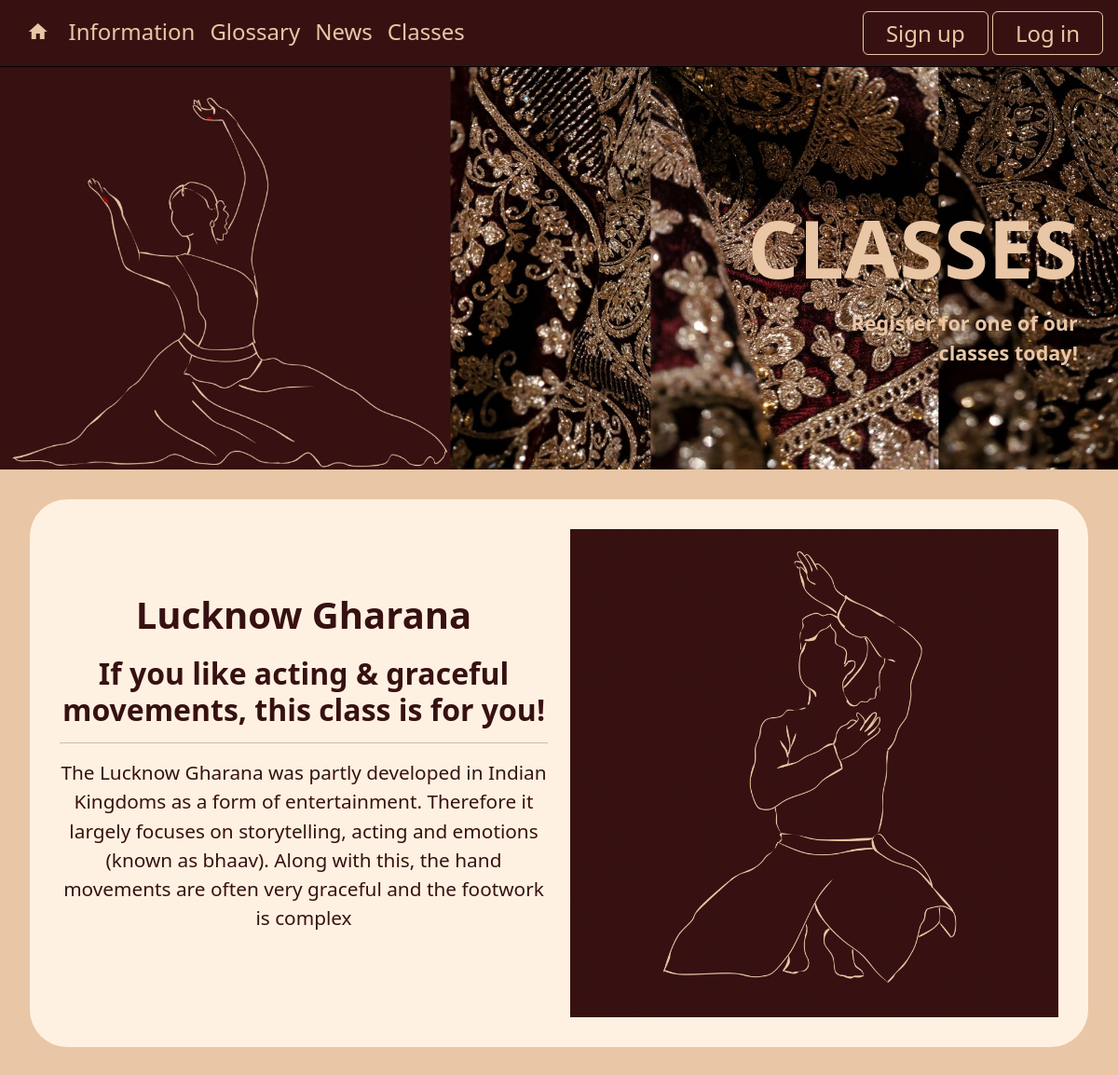
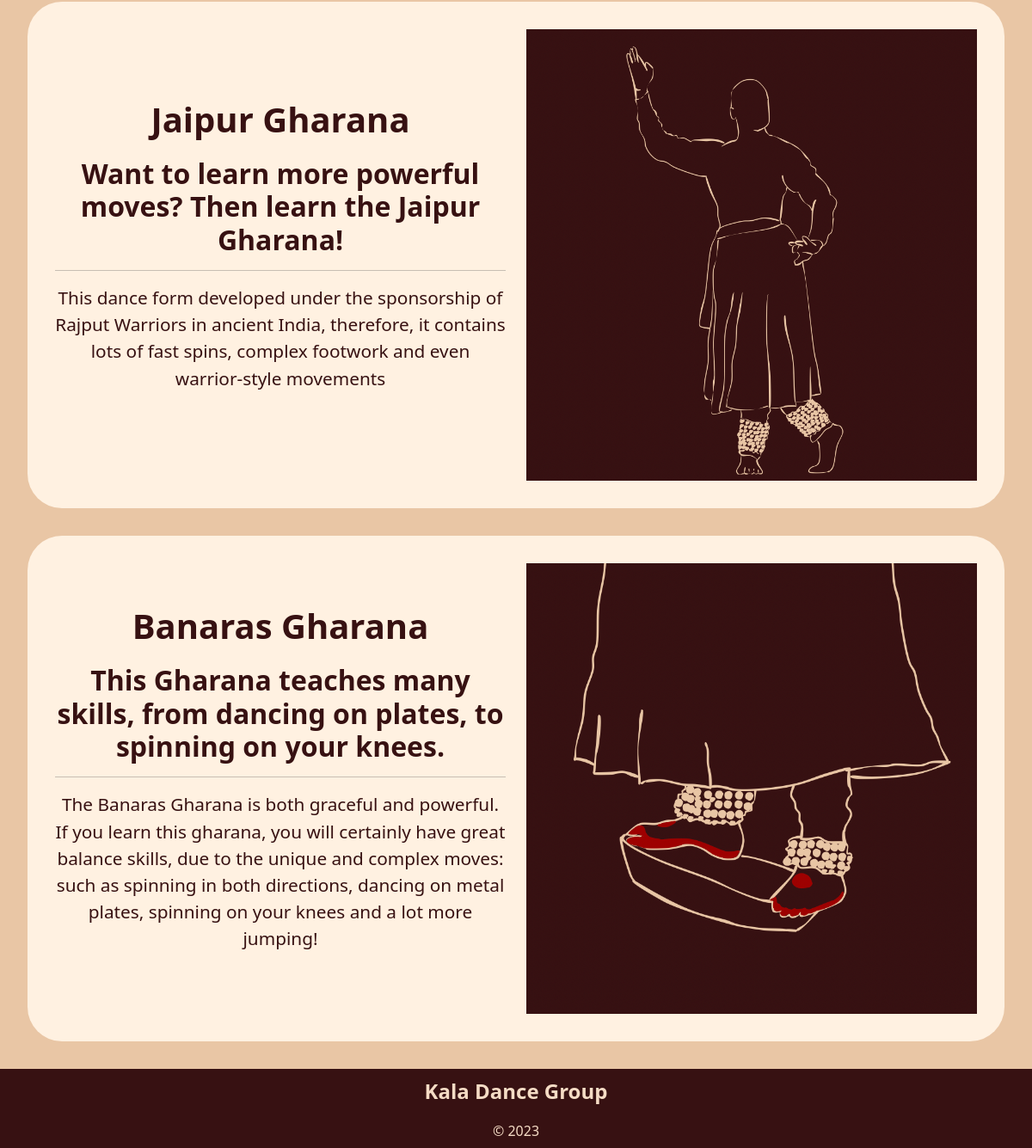
Page /classes on the committed database (2 pictures, top to bottom).
### tables this page shows
CREATE TABLE classes(
    class_id integer primary key autoincrement,
    class_title text not null unique,
    class_subtitle text not null unique,
    class_description text not null unique
);

### server.py (the view)
@app.route('/classes')
def classes():
    sql = """ select c.class_id, c.class_title, c.class_subtitle, c.class_description
     from classes c
     order by c.class_title desc;
     """
    result = run_search_query_tuples(sql, (), db_path, True)
    print(result)
    return render_template("classes.html", classes=result)

### db_function.py (called while the page is built)
def run_search_query_tuples(sql_query,values_tuple, file_path, rowfactory=False):
    result = None
    try:
        db = sqlite3.connect(file_path)
        if rowfactory:
            db.row_factory = sqlite3.Row
        cursor = db.cursor()
        cursor.execute(sql_query,values_tuple)
        result = cursor.fetchall()
        cursor.close()
    except sqlite3.Error as error:
        print("Error running search query tuples: {}".format(error))
        return None
    db.close()
    if result is None:
        print("No search values were found")
    return result

### templates/classes.html (shortened to what this page needs)
{% extends "layout.html" %}
{% block smallbanner %}
static/images/Classes.jpg
{% endblock %}
{% block smallheader %}
CLASSES
{% endblock %}
{% block smallquote %}
Register for one of our<br>
classes today!
{% endblock %}
{% block content %}
{% for row in classes %}
<div class="container_round">
    <div class="row align-items-center">
       <div class="col-lg-6">
           <h2>{{ row['class_title'] }}</h2>
            <h3>{{ row['class_subtitle'] }}</h3>
            <hr>
            <p class="big-text">{{ row['class_description'] }}</p>
           <br>
       </div>
        <div class="col-lg-6">
            {% if row['class_title'] == "Lucknow Gharana" %}
                <img class="img-fluid part-img" src="static/images/Lucknow.jpg" alt="Illustration of a dancer sitting on the ground, with one arm above their head and the other arm near their shoulder">
            {% elif row['class_title'] == "Jaipur Gharana" %}
                <img class="img-fluid part-img" src="static/images/Jaipur.jpg" alt="Illustration of a dancer with one are extended above their head, and the other arm facing downwards towards the ground">
            {% else %}
                <img class="img-fluid part-img" src="static/images/Banaras.jpg" alt="Illustration of a dancer balancing on a plate">
            {% endif %}
        </div>
   </div>
</div>
{% endfor %}
{% endblock %}

### templates/layout.html (shortened to what this page needs)
<!DOCTYPE html>
<html lang="en">
<head>
<link href="https://cdn.jsdelivr.net/npm/bootstrap@5.2.3/dist/css/bootstrap.min.css" rel="stylesheet">
<link rel="stylesheet" href="static/StyleSheet.css">
</head>
<body>
<div class="container-fluid fixed-top">
    <nav class="navbar navbar-expand-lg navbar-dark px-3 py-3.5">
    <div class="collapse navbar-collapse" id="collapsibleNavbar">
        <ul class="navbar-nav">
            <li class="nav-item">
                <a class="nav-link" href="/"><i class="material-icons">home</i></a>
            </li>
            <li class="nav-item">
                <a class="nav-link" href="/info">Information</a>
            </li>
            <li class="nav-item">
                <a class="nav-link" href="/glossary">Glossary</a>
            </li>
            <li class="nav-item">
                <a class="nav-link" href="/news">News</a>
            </li>
            <li class="nav-item">
                <a class="nav-link" href="/classes">Classes</a>
            </li>
        </ul>
        <div class="ms-auto nav-button">
            {%  if session and session['member_id'] %}
            <a class="nav-link btn btn-outline" href="/logout">Log out</a>
            {%  else %}
            <a class="nav-link btn btn-outline" href="/signup">Sign up</a>
            <a class="nav-link btn btn-outline" href="/login">Log in</a>
            {%  endif %}
        </div>
    </div>
    </nav>
</div>
<div class="container-fluid position-relative">
    <div class="text-float">
        <div class="header">{% block header %}{% endblock %} </div>
    </div>
</div>
<div class="container-fluid position-relative">
    <div><img class="img-fluid part-img small-banner" src="{% block smallbanner %}{% endblock %}" alt=""></div>
    <div class="text-float">
        <div class="small-header">{% block smallheader %}{% endblock %} </div>
        <div class="small-header-quote">{% block smallquote %}{% endblock %}</div>
    </div>
</div>
{% block content %}
{% endblock %}
<footer class="container-fluid footer-content">
    <p>Kala Dance Group</p>
    <div>&copy; 2023</div>
</footer>
</body>
</html>

### static/StyleSheet.css (style rules this page uses)
:root { --beige: rgb(233, 198, 165); --almond: rgb(255, 241, 225); --light-beige: rgb(245, 220, 197); --maroon: rgb(55, 17, 18); --light-maroon: rgb(100, 6, 17); }
body { font-family: 'Noto Sans', sans-serif; font-size: 100%; background-color: var(--beige); }
.navbar { background-color: var(--maroon); border-bottom: 1px solid black; }
.nav-link { text-align: center; font-size: 1.5em; color: var(--beige); }
nav .btn-outline { display: inline-block; }
.material-icons { color: var(--beige); padding: 0.25em 0.2em; }
.btn { background-color: var(--maroon); color: var(--beige); }
.btn-outline { border: 1px solid var(--beige); padding: 0.2em 1em; }
h2 { font-size: 2.5em; text-align: center; font-weight: 600; padding: 0.3em 0; color: var(--maroon); }
h3 { font-size: 2em; text-align: center; font-weight: 600; margin: 0; color: var(--maroon); }
li { color: var(--maroon); }
.text-float { font-size: 3em; text-align: center; font-weight: 600; color: var(--beige); position:absolute; left:50%; top:50%; width:100%; transform:translate(-50%,-50%); }
.text-float .header { padding-top: 0.3em; font-size: 3.1em; }
.text-float .small-header { font-size: 2.6em; text-align: right; padding-right: 0.5em; padding-top: 0.8em; }
.text-float .small-header-quote { font-size: 0.7em; text-align: right; padding: 0 2em; }
.container-fluid { padding:0; }
.container_round { background-color: var(--almond); margin: 2em 2em; padding: 2em 2em; border-radius: 40px; }
.part-img { max-width: 100%; display: block; margin:auto; }
.big-text { font-size: 1.3em; text-align: center; font-weight: 500; margin: 0; color: var(--maroon); padding-bottom: 0.5em; }
.footer-content { background-color: var(--maroon); text-align: center; padding: 0.5em 0 0.5em 0; color: var(--light-beige); }
.footer-content p:first-child { font-weight:600; font-size: 1.5em; }
@media only screen and (max-width:1400px) { .text-float .small-header { font-size:2em; } }
@media only screen and (max-width:1400px) { .text-float .small-header-quote { font-size: 0.5em; } }
@media only screen and (max-width:1200px) { .text-float .small-header { font-size:1.8em; } }
@media only screen and (max-width:1200px) { .text-float .small-header-quote { font-size: 0.45em; } }

### rows in the picture
classes: class_title "Lucknow Gharana", class_subtitle "If you like acting & graceful movements, this class is for you!", class_description "The Lucknow Gharana was partly developed in Indian Kingdoms as a form of entertainment. Therefore it largely focuses on storytelling, acting and emotions (known as bhaav). Along with this, the hand movements are often very graceful and the footwork is complex"
classes: class_title "Jaipur Gharana", class_subtitle "Want to learn more powerful moves? Then learn the Jaipur Gharana!", class_description "This dance form developed under the sponsorship of Rajput Warriors in ancient India, therefore, it contains lots of fast spins, complex footwork and even warrior-style movements"
classes: class_title "Banaras Gharana", class_subtitle "This Gharana teaches many skills, from dancing on plates, to spinning on your knees.", class_description "The Banaras Gharana is both graceful and powerful. If you learn this gharana, you will certainly have great balance skills, due to the unique and complex moves: such as spinning in both directions, dancing on metal plates, spinning on your knees and a lot more jumping!"
